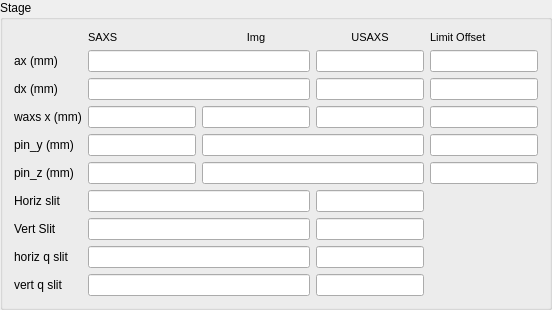
        <widget class="QGroupBox" name="groupBox">
         <property name="title">
          <string>Stage </string>
         </property>
         <layout class="QGridLayout" name="gridLayout_3">
          <item row="0" column="1">
           <widget class="QLabel" name="label_38">
            <property name="font">
             <font>
              <pointsize>8</pointsize>
             </font>
            </property>
            <property name="styleSheet">
             <string notr="true">color:rgb(0, 0, 0)</string>
            </property>
            <property name="text">
             <string>SAXS</string>
            </property>
           </widget>
          </item>
          <item row="0" column="2">
           <widget class="QLabel" name="label_14">
            <property name="font">
             <font>
              <pointsize>8</pointsize>
             </font>
            </property>
            <property name="text">
             <string>Img</string>
            </property>
            <property name="alignment">
             <set>Qt::AlignCenter</set>
            </property>
           </widget>
          </item>
          <item row="0" column="3">
           <widget class="QLabel" name="label_13">
            <property name="font">
             <font>
              <pointsize>8</pointsize>
             </font>
            </property>
            <property name="text">
             <string>&lt;html&gt;&lt;head/&gt;&lt;body&gt;&lt;p&gt;USAXS&lt;/p&gt;&lt;/body&gt;&lt;/html&gt;</string>
            </property>
            <property name="alignment">
             <set>Qt::AlignCenter</set>
            </property>
           </widget>
          </item>
          <item row="0" column="4">
           <widget class="QLabel" name="label_9">
            <property name="font">
             <font>
              <pointsize>8</pointsize>
             </font>
            </property>
            <property name="text">
             <string>&lt;html&gt;&lt;head/&gt;&lt;body&gt;&lt;p&gt;Limit Offset&lt;/p&gt;&lt;/body&gt;&lt;/html&gt;</string>
            </property>
           </widget>
          </item>
          <item row="1" column="0">
           <widget class="QLabel" name="label">
            <property name="text">
             <string>&lt;html&gt;&lt;head/&gt;&lt;body&gt;&lt;p&gt;ax (mm)&lt;/p&gt;&lt;/body&gt;&lt;/html&gt;</string>
            </property>
           </widget>
          </item>
          <item row="1" column="3">
           <widget class="caTextEntry" name="catextentry_26">
            <property name="channel" stdset="0">
             <string notr="true">9idcLAX:USAXS_Pin:ax_in</string>
            </property>
            <property name="background">
             <color>
              <red>115</red>
              <green>215</green>
              <blue>253</blue>
             </color>
            </property>
            <property name="colorMode">
             <enum>caLineEdit::Static</enum>
            </property>
           </widget>
          </item>
          <item row="1" column="4">
           <widget class="caTextEntry" name="catextentry_25">
            <property name="channel" stdset="0">
             <string notr="true">9idcLAX:USAXS_Pin:ax_limit_offset</string>
            </property>
            <property name="background">
             <color>
              <red>115</red>
              <green>215</green>
              <blue>253</blue>
             </color>
            </property>
            <property name="colorMode">
             <enum>caLineEdit::Static</enum>
            </property>
           </widget>
          </item>
          <item row="2" column="0">
           <widget class="QLabel" name="label_5">
            <property name="text">
             <string>&lt;html&gt;&lt;head/&gt;&lt;body&gt;&lt;p&gt;dx (mm)&lt;/p&gt;&lt;/body&gt;&lt;/html&gt;</string>
            </property>
           </widget>
          </item>
          <item row="2" column="3">
           <widget class="caTextEntry" name="catextentry_33">
            <property name="channel" stdset="0">
             <string notr="true">9idcLAX:USAXS_Pin:dx_in</string>
            </property>
            <property name="background">
             <color>
              <red>115</red>
              <green>215</green>
              <blue>253</blue>
             </color>
            </property>
            <property name="colorMode">
             <enum>caLineEdit::Static</enum>
            </property>
           </widget>
          </item>
          <item row="2" column="4">
           <widget class="caTextEntry" name="catextentry_29">
            <property name="channel" stdset="0">
             <string notr="true">9idcLAX:USAXS_Pin:dx_limit_offset</string>
            </property>
            <property name="background">
             <color>
              <red>115</red>
              <green>215</green>
              <blue>253</blue>
             </color>
            </property>
            <property name="colorMode">
             <enum>caLineEdit::Static</enum>
            </property>
           </widget>
          </item>
          <item row="3" column="0">
           <widget class="QLabel" name="label_2">
            <property name="text">
             <string>waxs x (mm)</string>
            </property>
           </widget>
          </item>
          <item row="3" column="1">
           <widget class="caTextEntry" name="catextentry_38">
            <property name="channel" stdset="0">
             <string notr="true">9idcLAX:USAXS_Pin:waxs_x_out</string>
            </property>
            <property name="background">
             <color>
              <red>115</red>
              <green>215</green>
              <blue>253</blue>
             </color>
            </property>
            <property name="colorMode">
             <enum>caLineEdit::Static</enum>
            </property>
           </widget>
          </item>
          <item row="3" column="2">
           <widget class="caTextEntry" name="catextentry_39">
            <property name="channel" stdset="0">
             <string notr="true">9idcLAX:USAXS_Pin:waxs_x_in</string>
            </property>
            <property name="background">
             <color>
              <red>115</red>
              <green>215</green>
              <blue>253</blue>
             </color>
            </property>
            <property name="colorMode">
             <enum>caLineEdit::Static</enum>
            </property>
           </widget>
          </item>
          <item row="3" column="3">
           <widget class="caTextEntry" name="catextentry_32">
            <property name="channel" stdset="0">
             <string notr="true">9idcLAX:USAXS_Pin:waxs_x_out</string>
            </property>
            <property name="background">
             <color>
              <red>115</red>
              <green>215</green>
              <blue>253</blue>
             </color>
            </property>
            <property name="colorMode">
             <enum>caLineEdit::Static</enum>
            </property>
           </widget>
          </item>
          <item row="3" column="4">
           <widget class="caTextEntry" name="catextentry_31">
            <property name="channel" stdset="0">
             <string notr="true">9idcLAX:USAXS_Pin:waxs_x_limit_offset</string>
            </property>
            <property name="background">
             <color>
              <red>115</red>
              <green>215</green>
              <blue>253</blue>
             </color>
            </property>
            <property name="colorMode">
             <enum>caLineEdit::Static</enum>
            </property>
           </widget>
          </item>
          <item row="4" column="0">
           <widget class="QLabel" name="label_4">
            <property name="text">
             <string>pin_y (mm)</string>
            </property>
            <property name="alignment">
             <set>Qt::AlignLeading|Qt::AlignLeft|Qt::AlignVCenter</set>
            </property>
           </widget>
          </item>
          <item row="4" column="1">
           <widget class="caTextEntry" name="catextentry_75">
            <property name="channel" stdset="0">
             <string notr="true">9idcLAX:USAXS_Pin:Pin_y_in</string>
            </property>
            <property name="background">
             <color>
              <red>115</red>
              <green>215</green>
              <blue>253</blue>
             </color>
            </property>
            <property name="colorMode">
             <enum>caLineEdit::Static</enum>
            </property>
           </widget>
          </item>
          <item row="4" column="4">
           <widget class="caTextEntry" name="catextentry_30">
            <property name="channel" stdset="0">
             <string notr="true">9idcLAX:USAXS_Pin:Pin_y_limit_offset</string>
            </property>
            <property name="background">
             <color>
              <red>115</red>
              <green>215</green>
              <blue>253</blue>
             </color>
            </property>
            <property name="colorMode">
             <enum>caLineEdit::Static</enum>
            </property>
           </widget>
          </item>
          <item row="5" column="0">
           <widget class="QLabel" name="label_6">
            <property name="text">
             <string>pin_z (mm)</string>
            </property>
           </widget>
          </item>
          <item row="5" column="1">
           <widget class="caTextEntry" name="catextentry_76">
            <property name="channel" stdset="0">
             <string notr="true">9idcLAX:USAXS_Pin:Pin_z_in</string>
            </property>
            <property name="background">
             <color>
              <red>115</red>
              <green>215</green>
              <blue>253</blue>
             </color>
            </property>
            <property name="colorMode">
             <enum>caLineEdit::Static</enum>
            </property>
           </widget>
          </item>
          <item row="5" column="4">
           <widget class="caTextEntry" name="catextentry_28">
            <property name="channel" stdset="0">
             <string notr="true">9idcLAX:USAXS_Pin:Pin_z_limit_offset</string>
            </property>
            <property name="background">
             <color>
              <red>115</red>
              <green>215</green>
              <blue>253</blue>
             </color>
            </property>
            <property name="colorMode">
             <enum>caLineEdit::Static</enum>
            </property>
           </widget>
          </item>
          <item row="6" column="0">
           <widget class="QLabel" name="label_12">
            <property name="text">
             <string>&lt;html&gt;&lt;head/&gt;&lt;body&gt;&lt;p&gt;Horiz slit&lt;/p&gt;&lt;/body&gt;&lt;/html&gt;</string>
            </property>
           </widget>
          </item>
          <item row="6" column="3">
           <widget class="caTextEntry" name="catextentry_34">
            <property name="channel" stdset="0">
             <string notr="true">9idcLAX:USAXS_Pin:USAXS_hslit_ap</string>
            </property>
            <property name="background">
             <color>
              <red>115</red>
              <green>215</green>
              <blue>253</blue>
             </color>
            </property>
            <property name="colorMode">
             <enum>caLineEdit::Static</enum>
            </property>
           </widget>
          </item>
          <item row="7" column="0">
           <widget class="QLabel" name="label_8">
            <property name="text">
             <string>&lt;html&gt;&lt;head/&gt;&lt;body&gt;&lt;p&gt;Vert Slit&lt;/p&gt;&lt;/body&gt;&lt;/html&gt;</string>
            </property>
           </widget>
          </item>
          <item row="7" column="3">
           <widget class="caTextEntry" name="catextentry_35">
            <property name="channel" stdset="0">
             <string notr="true">9idcLAX:USAXS_Pin:USAXS_vslit_ap</string>
            </property>
            <property name="background">
             <color>
              <red>115</red>
              <green>215</green>
              <blue>253</blue>
             </color>
            </property>
            <property name="colorMode">
             <enum>caLineEdit::Static</enum>
            </property>
           </widget>
          </item>
          <item row="8" column="0">
           <widget class="QLabel" name="label_3">
            <property name="text">
             <string>horiz q slit</string>
            </property>
           </widget>
          </item>
          <item row="8" column="3">
           <widget class="caTextEntry" name="catextentry_36">
            <property name="channel" stdset="0">
             <string notr="true">9idcLAX:USAXS_Pin:USAXS_hgslit_ap</string>
            </property>
            <property name="background">
             <color>
              <red>115</red>
              <green>215</green>
              <blue>253</blue>
             </color>
            </property>
            <property name="colorMode">
             <enum>caLineEdit::Static</enum>
            </property>
           </widget>
          </item>
          <item row="9" column="0">
           <widget class="QLabel" name="label_10">
            <property name="text">
             <string>&lt;html&gt;&lt;head/&gt;&lt;body&gt;&lt;p&gt;vert q slit&lt;/p&gt;&lt;/body&gt;&lt;/html&gt;</string>
            </property>
           </widget>
          </item>
          <item row="9" column="3">
           <widget class="caTextEntry" name="catextentry_37">
            <property name="channel" stdset="0">
             <string notr="true">9idcLAX:USAXS_Pin:USAXS_vgslit_ap</string>
            </property>
            <property name="background">
             <color>
              <red>115</red>
              <green>215</green>
              <blue>253</blue>
             </color>
            </property>
            <property name="colorMode">
             <enum>caLineEdit::Static</enum>
            </property>
           </widget>
          </item>
          <item row="1" column="1" colspan="2">
           <widget class="caTextEntry" name="catextentry_24">
            <property name="channel" stdset="0">
             <string notr="true">9idcLAX:USAXS_Pin:ax_out</string>
            </property>
            <property name="background">
             <color>
              <red>115</red>
              <green>215</green>
              <blue>253</blue>
             </color>
            </property>
            <property name="colorMode">
             <enum>caLineEdit::Static</enum>
            </property>
           </widget>
          </item>
          <item row="2" column="1" colspan="2">
           <widget class="caTextEntry" name="catextentry_40">
            <property name="channel" stdset="0">
             <string notr="true">9idcLAX:USAXS_Pin:dx_out</string>
            </property>
            <property name="background">
             <color>
              <red>115</red>
              <green>215</green>
              <blue>253</blue>
             </color>
            </property>
            <property name="colorMode">
             <enum>caLineEdit::Static</enum>
            </property>
           </widget>
          </item>
          <item row="4" column="2" colspan="2">
           <widget class="caTextEntry" name="catextentry_45">
            <property name="channel" stdset="0">
             <string notr="true">9idcLAX:USAXS_Pin:Pin_y_out</string>
            </property>
            <property name="background">
             <color>
              <red>115</red>
              <green>215</green>
              <blue>253</blue>
             </color>
            </property>
            <property name="colorMode">
             <enum>caLineEdit::Static</enum>
            </property>
           </widget>
          </item>
          <item row="5" column="2" colspan="2">
           <widget class="caTextEntry" name="catextentry_46">
            <property name="channel" stdset="0">
             <string notr="true">9idcLAX:USAXS_Pin:Pin_z_out</string>
            </property>
            <property name="background">
             <color>
              <red>115</red>
              <green>215</green>
              <blue>253</blue>
             </color>
            </property>
            <property name="colorMode">
             <enum>caLineEdit::Static</enum>
            </property>
           </widget>
          </item>
          <item row="6" column="1" colspan="2">
           <widget class="caTextEntry" name="catextentry_43">
            <property name="channel" stdset="0">
             <string notr="true">9idcLAX:USAXS_Pin:Pin_hslit_ap</string>
            </property>
            <property name="background">
             <color>
              <red>115</red>
              <green>215</green>
              <blue>253</blue>
             </color>
            </property>
            <property name="colorMode">
             <enum>caLineEdit::Static</enum>
            </property>
           </widget>
          </item>
          <item row="7" column="1" colspan="2">
           <widget class="caTextEntry" name="catextentry_41">
            <property name="channel" stdset="0">
             <string notr="true">9idcLAX:USAXS_Pin:Pin_vslit_ap</string>
            </property>
            <property name="background">
             <color>
              <red>115</red>
              <green>215</green>
              <blue>253</blue>
             </color>
            </property>
            <property name="colorMode">
             <enum>caLineEdit::Static</enum>
            </property>
           </widget>
          </item>
          <item row="8" column="1" colspan="2">
           <widget class="caTextEntry" name="catextentry_44">
            <property name="channel" stdset="0">
             <string notr="true">9idcLAX:USAXS_Pin:Pin_hgslit_ap</string>
            </property>
            <property name="background">
             <color>
              <red>115</red>
              <green>215</green>
              <blue>253</blue>
             </color>
            </property>
            <property name="colorMode">
             <enum>caLineEdit::Static</enum>
            </property>
           </widget>
          </item>
          <item row="9" column="1" colspan="2">
           <widget class="caTextEntry" name="catextentry_42">
            <property name="channel" stdset="0">
             <string notr="true">9idcLAX:USAXS_Pin:Pin_vgslit_ap</string>
            </property>
            <property name="background">
             <color>
              <red>115</red>
              <green>215</green>
              <blue>253</blue>
             </color>
            </property>
            <property name="colorMode">
             <enum>caLineEdit::Static</enum>
            </property>
           </widget>
          </item>
         </layout>
        </widget>
